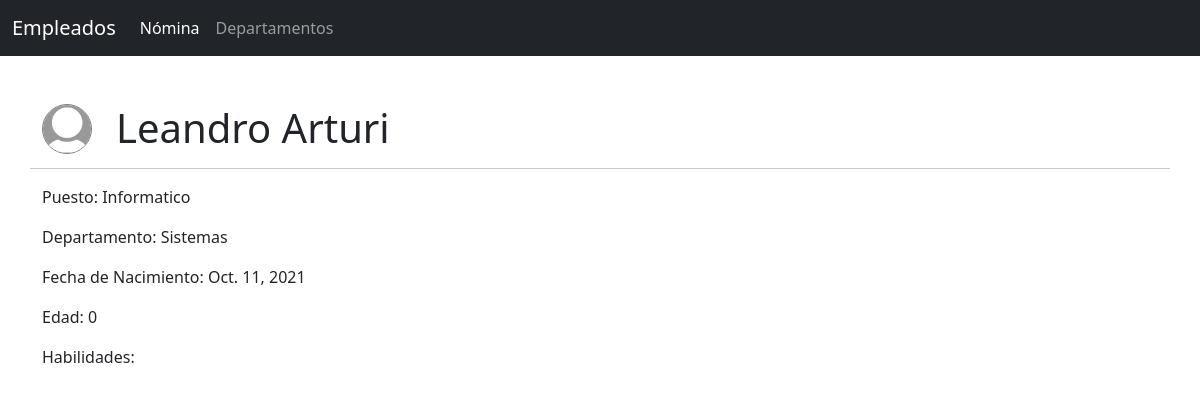
The app's page /detalle-empleado/1 with its own data.
### applications/persona/models.py (models this page shows, shortened)
class Empleado(models.Model):
    JOB_CHOICES = (
        ('0', 'Contador'),
        ('1', 'Administrador'),
        ('2', 'Informatico'),
        ('3', 'Economista'),
        ('4', 'Otro'),
    )
    first_name = models.CharField('Nombre', max_length=100)
    last_name = models.CharField('Apellido', max_length=100)
    fecha_nacimiento = models.DateField('Nacimiento')
    job = models.CharField('Puesto', max_length=50, choices=JOB_CHOICES)
    departamento = models.ForeignKey(Departamento, on_delete=models.CASCADE)
    habilidades = models.ManyToManyField(Habilidades)
    resumen = RichTextField()
    avatar = models.ImageField(upload_to='empleado', blank=True, null=True)

### applications/departamento/models.py (models this page shows, shortened)
class Departamento(models.Model):
    name = models.CharField('Nombre', max_length=50)
    short_name = models.CharField('Nombre Corto', max_length=20, unique=True)
    habilitado = models.BooleanField('Habilitado', default=True)
    class Meta:
        verbose_name = "Departamanto"
        verbose_name_plural = "Departamentos"
        ordering = ['name']
        unique_together = ('name', 'short_name')

### applications/persona/views.py (the view)
class EmpleadoDetailView(DetailView):
    model = Empleado
    template_name = "persona/detail_empleado.html"
    def get_context_data(self, **kwargs):
        today = date.today()
        context = super(EmpleadoDetailView, self).get_context_data(**kwargs)
        context['edad'] = today.year - self.get_object().fecha_nacimiento.year - ((today.month, today.day) < (self.get_object().fecha_nacimiento.month, self.get_object().fecha_nacimiento.day))
        return context

### templates/persona/detail_empleado.html (shortened to what this page needs)
{% extends 'base.html' %}
{% load static %}
{% block content %}
    {% include "includes/header.html" %}
    <div class="container">
        <div class="row mt-5">
            <div class="col-auto">
                {% if empleado.avatar %}
                    <img src="{{ empleado.avatar.url }}" alt="avatar" class="avatar">
                {% else %}
                    <img src="{% static 'img/defaultAvatar.jpg' %}" alt="avatar" class="avatar">
                {% endif %}
            </div>
            <div class="col-11">
                <h1 class="mb-3">{{ empleado.first_name }} {{ empleado.last_name }}</h1>
            </div>
            <hr>
        </div>
        <div class="row">
            <div class="col-10">
                <p>Puesto: {{ empleado.get_job_display }}</p>
                <p>Departamento: {{ empleado.departamento.name }}</p>
                <p>Fecha de Nacimiento: {{ empleado.fecha_nacimiento }}</p>
                <p>Edad: {{ edad }}</p>
                <p>Habilidades:</p>
            </div>
        </div>
    </div>
{% endblock content %}

### empleados/static/css/styles.css (style rules this page uses)
.avatar { vertical-align: middle; width: 50px; height: 50px; border-radius: 50%; border: solid 1px gray; }

### records on screen
Empleado: first_name "Leandro", last_name "Arturi", job "Informatico", departamento.name "Sistemas", fecha_nacimiento "Oct. 11, 2021"

### other values on screen
{{ edad }} "0"
